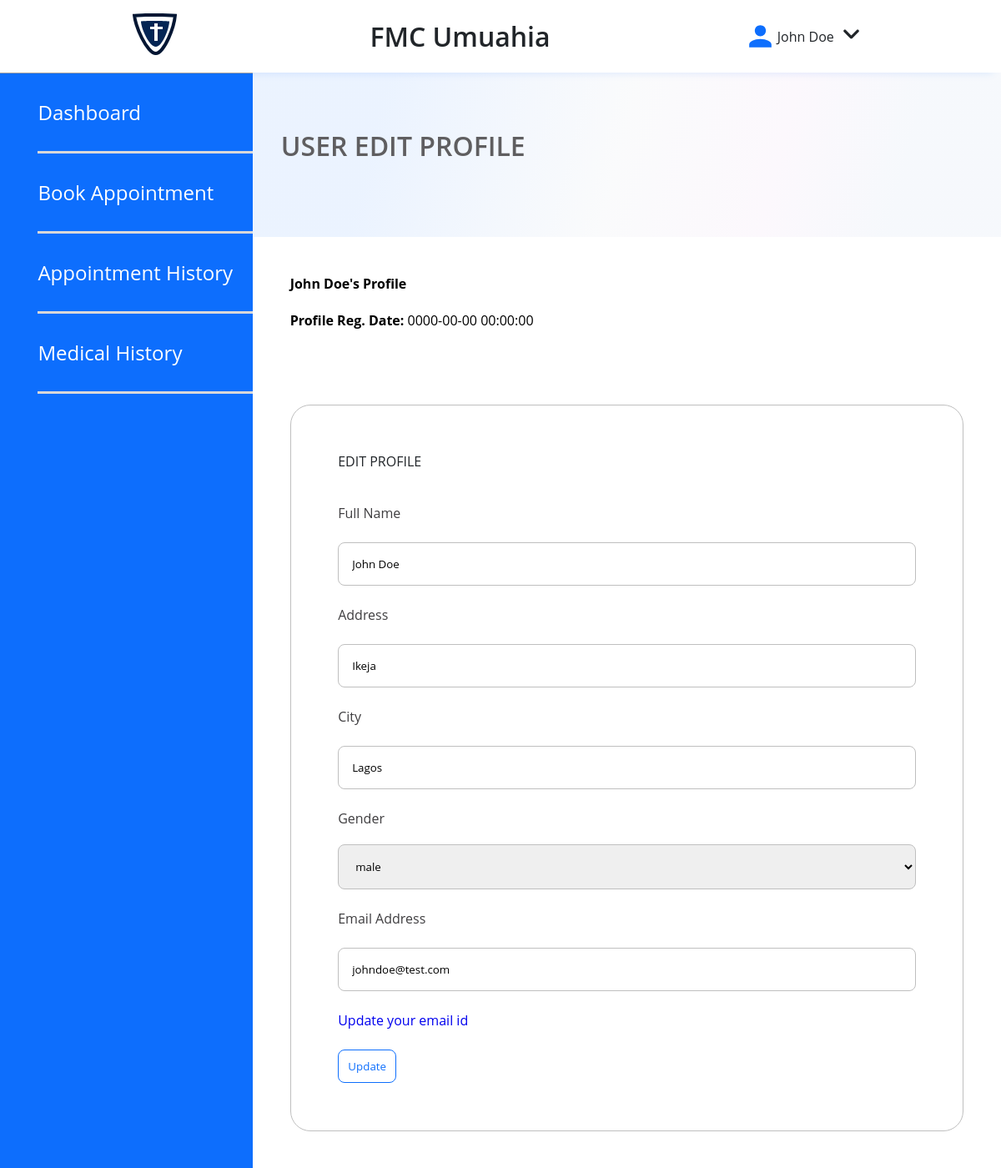
The page /pages/edit-profile.php (signed in) on the database its author committed.
### tables this page shows
CREATE TABLE `users` (
  `id` int(11) NOT NULL,
  `fullName` varchar(255) DEFAULT NULL,
  `address` longtext DEFAULT NULL,
  `city` varchar(255) DEFAULT NULL,
  `gender` varchar(255) DEFAULT NULL,
  `email` varchar(255) DEFAULT NULL,
  `password` varchar(255) DEFAULT NULL,
  `regDate` timestamp NULL DEFAULT current_timestamp(),
  `updationDate` timestamp NULL DEFAULT NULL ON UPDATE current_timestamp()
);

### pages/edit-profile.php (the view, shortened to what this page needs)
<?php
include('include/config.php');
?>
<!DOCTYPE html>
<html lang="en">
	<head>
	<link rel="stylesheet" type="text/css" href="../styles/style.css">
	</head>
	<body>
		<header>
		<div class="NavigationDash">
			<div style="display: flex; flex-direction: row; gap: 20px; align-items: center;">
				<a class="logonav" href="dashboard.php">
					<img src="../images/logo.svg">
				</a>
			</div>
			<p class="DashTag">FMC Umuahia</p>
			<div class="userNav">
				<img src="../images/usericon.svg">
				<p><span class="username">
					<?php $query=mysqli_query($con,"select fullName from users where id='".$_SESSION['id']."'");
					while($row=mysqli_fetch_array($query))
					{
						echo $row['fullName'];
					}
					?>
				</span></p>
				<div class="dropdown">
					<img src="../images/downicon.svg" class="dropbtn">
				</div>
			</div>
		</div>
	</header>
	<section class="DashboardContainer">
	<aside class="PatientAside">
		<div>
			<a href="dashboard.php">Dashboard</a>
			<a href="book-appointment.php">Book Appointment</a>
			<a href="appointment-history.php">Appointment History</a>
			<a href="manage-medhistory.php">Medical History</a>
		</div>
	</aside>
	<main class="DashboardMain">
		<h1>USER EDIT PROFILE</h1>
		<article>
			<?php
			$sql=mysqli_query($con,"select * from users where id='".$_SESSION['id']."'");
			while($data=mysqli_fetch_array($sql))
				{?>
					<h4><?php echo htmlentities($data['fullName']);?>'s Profile</h4>
					<br>
					<p><b>Profile Reg. Date: </b><?php echo htmlentities($data['regDate']);?></p>
		</article>
		<section>
			<fieldset class="DashboardMain-fieldset" style="width: 100%; border-radius: 20px; border: 1px solid #BFBFBF; border-radius: 24px; padding: 7%;">
				<h4 style="color: #212529; font-weight: 400; margin-bottom:40px;">EDIT PROFILE</h4>
			<form class="SignupForm" role="form" name="edit" method="post">
				<label for="fname">Full Name</label>
				<input type="text" name="fname" value="<?php echo htmlentities($data['fullName']);?>">
				<label for="address">Address</label>
				<input type="text" name="address" value="<?php echo htmlentities($data['address']);?>">
				<label for="city">City</label>
				<input type="text" name="city" required="required"  value="<?php echo htmlentities($data['city']);?>">
				<legend>
					<label style="margin-bottom: 30px;" for="gender">Gender</label>
					<select name="gender" class="form-control" required="required" >
						<option value="<?php echo htmlentities($data['gender']);?>"><?php echo htmlentities($data['gender']);?></option>
					</select>
				</legend>
				<label for="fess">Email Address</label>
				<input type="text" name="uemail" readonly="readonly"  value="<?php echo htmlentities($data['email']);?>">
				<a href="change-emaild.php">Update your email id</a>
				<button type="submit" id="submit" name="submit" class="updatebtn">Update</button>
			</form>
		</fieldset>
		<?php } ?>
		</section>
	</main>
</section>
	</body>
</html>

### styles/style.css (style rules this page uses)
*, *:before, *:after { box-sizing: border-box; list-style: none; text-decoration: none; margin: 0; padding: 0; font-family: var(--font-family-base); }
html { scroll-behavior: smooth; }
:root { --color-primary: #0D6EFD; --color-black: #212529; --color-white: #ffffff; --color-secondary: #992EDA; --text-color: var(--color-black); --color-background: #FCFCFC; --font-family-base: "Open Sans", "Helvetica Neue", Helvetica, Arial, sans-serif; --font-size-small: 14px; --font-size-medium: 16px; --font-size-large: 24px; --font-size-x-large: 32px; --font-size-xx-large: 56px; --font-weight-regular: 400; --font-weight-semibold: 600; --font-weight-bold: 700; }
.SignupForm { display: flex; flex-direction: column; gap: 24px; }
.SignupForm label { color: #3F3E40; font-weight: var(--font-weight-regular); font-size: var(--font-size-medium); }
.SignupForm input { padding: 16px; border: 1px solid #BFBFBF; border-radius: 8px; }
.SignupForm input::placeholder { color: #7F7E80; }
.NavigationDash { display: flex; flex-direction: row; justify-content: space-evenly; align-items: center; padding: 16px 0px; gap: 6%; box-shadow: 0px 10px 10px -10px rgba(13, 110, 253, 0.14); }
.DashTag { font-weight: var(--font-weight-semibold); font-size: var(--font-size-x-large); color: var(--color-black); }
.userNav { display: flex; flex-direction: row; align-items: center; justify-content: center; color: var(--color-black); }
.dropdown { position: relative; display: inline-block; }
.dropbtn { cursor: pointer; }
.DashboardContainer { display: flex; flex-direction: row; min-height: 700px; }
.PatientAside { background-color: var(--color-primary); border-top: 1px solid #9F9FA0; width: 324px !important; }
.PatientAside div { display: flex; flex-direction: column; margin-left: 15%; padding-bottom: 90%; }
.PatientAside a { padding: 30px 0px; border-bottom: 3px solid #D9D8D9; font-weight: var(--font-weight-regular); font-size: 24px; color: var(--color-white); }
.DashboardMain { padding-top: 56px; background: linear-gradient(104.54deg, rgba(13, 110, 253, 0.0826) 13.27%, rgba(199, 207, 219, 0.091) 37.29%, rgba(196, 118, 208, 0.0504) 53.16%, rgba(92, 136, 202, 0.0534391) 65.46%); width: 80%; }
.DashboardMain h1 { padding: 10px; margin-left: 24px; margin-bottom: 78px; color: #5F5E60; font-size: var(--font-size-x-large); font-weight: var(--font-weight-semibold); }
.DashboardMain article { background-color: var(--color-white); padding: 5%; }
.DashboardMain section { background-color: var(--color-white); padding: 5%; display: flex; flex-direction: row; gap: 38px; }
legend select { padding: 16px; border: 1px solid #BFBFBF; border-radius: 8px; width: 100%; margin-top: 20px; }
.updatebtn { color: var(--color-primary); border: 1px solid var(--color-primary); border-radius: 8px; padding: 10px 10px; background-color: transparent; width: 70px; }
.table, { font-size: 12pcx; gap: 10px; }
.PatientAside div { display: flex; flex-direction: column; margin-left: 15%; padding-bottom: 1%; }

### rows shown on the page
users: fullName "John Doe", regDate "0000-00-00 00:00:00", fname "John Doe", address "Ikeja", city "Lagos", gender "male", uemail "johndoe@test.com"
